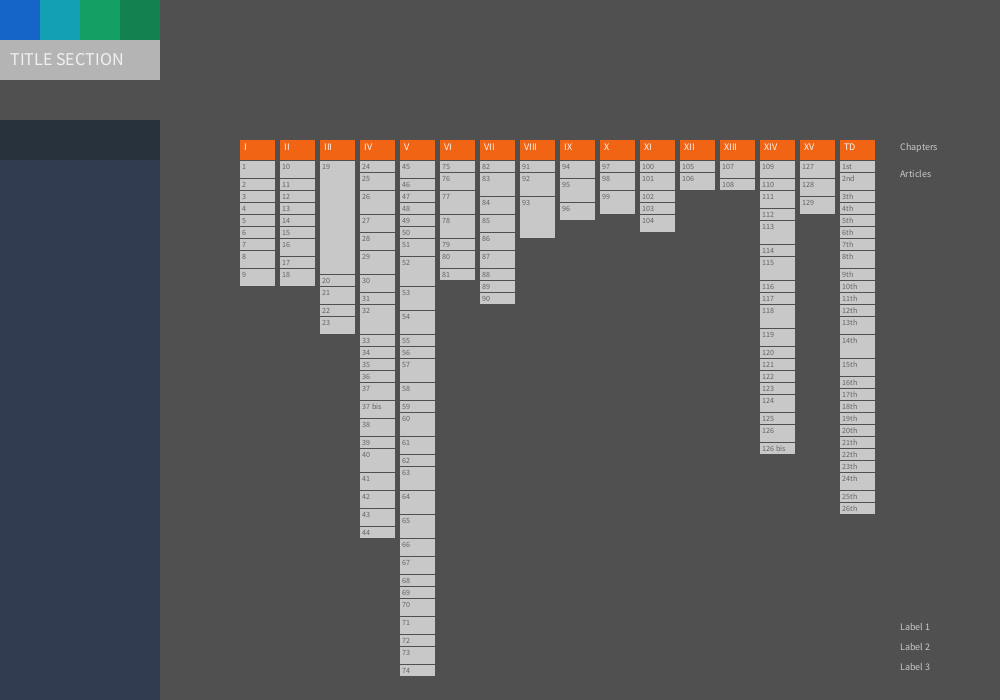
Frame 1 (no input)
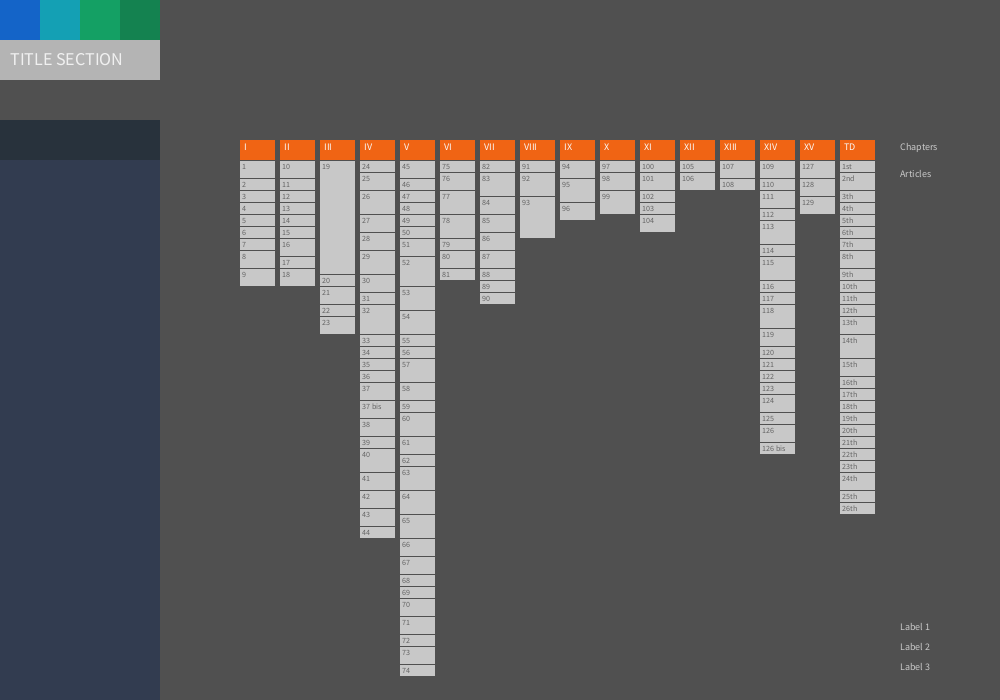
Frame 60 (the mouse pressed at the canvas centre just before this capture)
Frame 120 (the mouse held since frame 60 and released just before this capture): identical to frame 60, image omitted

The Processing sketch that drew these frames (run headless with seeded random() and noise(); from frame 60 on, the mouse is pressed at the canvas centre):

// Processing sketch: forLoopDistribution08
// ── forLoopDistribution08.pde
// Fixed: Roll overs articles,  
//PRESENT IN MAIN APP
float gridUnit = 20;
float visualX = 0;
float visualY = 0;//160
float visualW = 1020; 
float visualH = 700-gridUnit*2; 

float visualPosX = 240;
float visualPosY = 160;
float visualAreaW;//Width elements
float visualAreaH;//Height Elements

//TOPICS ELEMENTS - - - - - - - - - - - - - - - - - - - - - - - - - - - - - - - - 
//TOPICS - CHAPTERS & ARTICLES DATA
String[] chaptersNumber = {"I","II","III","IV","V","VI","VII","VIII","IX","X","XI","XII","XIII","XIV","XV","TD"}; 
String[] chaptersTitle = {"Bases of Institutionally","Nationality and Citizenship","Constitutional Rights and Duties","Government","National Congress","Judicial Power","Public Ministry","Constitutional Tribunal","Electoral Justice","Office of the Comptroller General of the Republic","Armed Forces, Forces of Order and Public Security","Council of National Security","Central Bank","Government & Interior Administration of the State","Reform of the Constitution","Transitory Provisions"}; 
int[] chapterStartAt = {1,10,19,24,46,76,83,92,95,98,101,106,108,110,129,132};
int[] articlesCategory = {3,1,2,1,2,2,2,3,3,3,2,2,2,2,1,3,2,3,19,2,3,2,3,2,3,4,3,3,4,3,1,6,2,2,2,1,3,3,3,1,4,3,3,3,2,3,1,1,2,2,1,3,6,5,5,2,1,4,3,2,4,3,1,5,4,4,3,3,2,2,3,3,1,3,2,2,3,4,5,2,3,2,2,4,3,3,3,3,2,2,1,1,4,9,3,4,3,1,3,4,2,3,1,2,3,2,3,3,1,3,2,3,2,4,2,4,2,1,4,3,2,2,2,2,3,1,3,2,3,3,3,1,3,1,2,1,1,1,3,2,1,1,1,3,4,3,1,1,1,1,1,1,1,2,3,1,2};
int[] articlesIdNumber = { 1, 2, 3, 4, 5, 6, 7, 8, 9,10,11,12,13,14,15,16,17,18,19,20,21,22,23,24,25,26,27,28,29,30,31,32,33,34,35,36,37,38,39,40,41,42,43,44,45,46,47,48,49,50,51,52,53,54,55,56,57,58,59,60,61,62,63,64,65,66,67,68,69,70,71,72,73,74,75,76,77,78,79,80,81,82,83,84,85,86,87,88,89,90,91,92,93,94,95,96,97,98,99,100,101,102,103,104,105,106,107,108,109,110,111,112,113,114,115,116,117,118,119,120,121,122,123,124,125,126,127,128,129,130,131,132,133,134,135,136,137,138,139,140,141,142,143,144,145,146,147,148,149,150,151,152,153,154,155,156,157};
String[] articlesTitNumber = { 
  "1","2","3","4","5","6","7","8","9","10","11","12","13","14","15","16","17","18","19","20","21","22","23","24","25","26","27","28","29","30","31","32","33","34","35","36","37","37 bis","38","39","40","41","42","43","44","45",
  "46","47","48","49","50","51","52","53","54","55","56","57","58","59","60","61","62","63","64","65","66","67","68","69","70","71","72","73","74","75","76","77","78","79","80","81","82","83","84","85","86","87","88","89","90","91","92","93","94","95","96","97",
  "98","99","100","101","102","103","104","105","106","107","108","109","110","111","112","113","114","115","116","117","118","119","120","121","122","123","124","125","126","126 bis","127","128","129",
  "1st","2nd","3th","4th","5th","6th","7th","8th","9th","10th","11th","12th","13th","14th","15th","16th","17th","18th","19th","20th","21th","22th","23th","24th","25th","26th"
/*"FIRST","SECOND","THIRTH","FOURTH","FIFTH","SIXTH","SEVENTH","EIGHT","NINTH","TENTH","ELEVENTH","TWELFTH","THIRTEENTH","FOURTEENTH","FIFTEENTH","SIXTEENTH","SEVENTEENTH","EIGHTEENTH","NINETEENTH","TWENTY","TWENTY FIRST","TWENTY SECOND","TWENTY THIRTH","TWENTY FOURTH","TWENTY FIFTH","TWENTY SIXTH"*/
};
int[] articlesWordLength = {163,18,59,5,94,67,87,181,194,144,90,74,85,70,28,118,93,153,4209,84,219,82,104,84,140,287,152,178,326,162,34,818,84,61,61,26,104,111,103,49,252,173,171,210,93,105,49,37,61,80,38,238,790,547,569,79,47,279,154,81,469,178,31,532,267,449,104,234,93,68,175,196,24,131,76,77,197,257,575,68,217,64,64,277,127,163,180,136,62,97,21,23,435,1633,186,262,217,37,183,280,64,137,34,71,134,81,126,117,31,125,75,118,63,378,63,341,83,25,378,164,82,59,96,77,231,21,147,84,130,230,231,33,200,46,59,45,36,35,104,53,43,45,23,114,364,151,28,32,20,48,41,32,50,54,167,32,80};
int numberOfArticles = articlesIdNumber.length;
int[] articlesPosX = new int[articlesIdNumber.length];
int[] articlesPosY = new int[articlesIdNumber.length];
int[] articlesH   = new int[articlesIdNumber.length];

//Articles Boxes Values
float[] bH = new float[numberOfArticles];//stores articles box height values
float[] posY = new float[numberOfArticles+1];//initial articles box Y values of check ducplicated w articlesPosY[i]???
int articleBoxW = 40;//Articles box width, 35-45 optimal
int articleBoxHintial = 12;//Articles box height, 10-14 optimal
int countToRight = 0;//Counts initial chapter to mve right
float sep = 1.0;//separator among articles and chapters
//Boxes Chapters
float boxChapterH = gridUnit;
float boxChapterW = articleBoxW;
float boxChapterX;
float boxChapterY;




void setup() {// - - - - - - - - - - - - - - - - - - - - - - - - - - - - 
  size(1000, 700);background(80);
  noStroke();
  smooth();
//PRESENT IN MAIN APP  
//  visualAreaW = visualW - gridUnit*2;//Width elements
//  visualAreaH = visualH - gridUnit*9;//Height Elements
  checkCategory();//BEfore in draw...

}//CLOSE SETUP - - - - - - - - - - - - - - - - - - - - - - - - - - - - 





void draw(){// - - - - - - - - - - - - - - - - - - - - - - - - - - - - 
  background(80);
  guiSimulation();
//PANEL VISUALIZATION ELEMENTS
  visualizationLabels( gridUnit*45, 150 );
  chaptersTopDisplay();
  articlesDisplayBoxes();

}//CLOSE DRAW - - - - - - - - - - - - - - - - - - - - - - - - - - - - 







void  checkCategory() {
//1- CHECK CATEGORY HEIGHT OR WIDTHS - - - - - - - - - - - - - - - - - - - - - - - - - - - - 
//  posY[0] = 0;//starting at...
  for(int i=0; i<articlesCategory.length; i++){
    fill(200);
    if(articlesCategory[i]==1){ bH[i]  = articleBoxHintial*1.0; }//category 1 & 2 the same
    if(articlesCategory[i]==2){ bH[i]  = articleBoxHintial*1.0; }
    if(articlesCategory[i]==3){ bH[i]  = articleBoxHintial*1.5; }
    if(articlesCategory[i]==4){ bH[i]  = articleBoxHintial*2.0; }//4 & 5 equals
    if(articlesCategory[i]==5){ bH[i]  = articleBoxHintial*2.0; }
    if(articlesCategory[i]==6){ bH[i]  = articleBoxHintial*2.5; }
    if(articlesCategory[i]==7){ bH[i]  = articleBoxHintial*3.0; }// from here 1 point less
    if(articlesCategory[i]==8){ bH[i]  = articleBoxHintial*3.0; }
    if(articlesCategory[i]==9){ bH[i]  = articleBoxHintial*3.5; }
    if(articlesCategory[i]==10){ bH[i] = articleBoxHintial*4.0; }
    if(articlesCategory[i]==11){ bH[i] = articleBoxHintial*4.5; }
    if(articlesCategory[i]==12){ bH[i] = articleBoxHintial*6.0; }
    if(articlesCategory[i]==13){ bH[i] = articleBoxHintial*6.5; }
    if(articlesCategory[i]==14){ bH[i] = articleBoxHintial*7.0; }
    if(articlesCategory[i]==15){ bH[i] = articleBoxHintial*7.5; }
    if(articlesCategory[i]==16){ bH[i] = articleBoxHintial*8.0; }
    if(articlesCategory[i]==17){ bH[i] = articleBoxHintial*8.5; }
    if(articlesCategory[i]==18){ bH[i] = articleBoxHintial*9.0; }
    if(articlesCategory[i]==19){ bH[i] = articleBoxHintial*9.5; }
  }
}//CLOSE 1- CHECK CATEGORY HEIGHT OR WIDTHS - - - - - - - - - - - - - - - - - - - - - - - - - - - - 



//2- DISPLAY CHAPTERS TOP - - - - - - - - - - - - - - - - - - - - - - - - - - - - 
void chaptersTopDisplay(){
  for (int i=0; i<chaptersNumber.length; i++) {
      boxChapterX = visualPosX + boxChapterW*i;
      boxChapterY = visualPosY - boxChapterH;
      
      fill(240, 100, 20);
      rect(boxChapterX, boxChapterY, boxChapterW-sep*5, boxChapterH);//boxes each section, negative value to show at -height
      fill(250);textAlign(LEFT);textSize(10);
      text(chaptersNumber[i], 4+visualPosX+articleBoxW*i, boxChapterY+10);//boxes each article
      //BOXES ARTICLES
      if (i == 15) {//select first columt to color
        fill(150, 200, 250);
      }else {
        fill(200, 240, 240);
      }
    //BOX VIS ARTICLE TOP ROLLOVER
    if (  (mouseX>boxChapterX && mouseX<boxChapterX+articleBoxW-sep*5)  &&  (mouseY>boxChapterY && mouseY<boxChapterY+boxChapterH)  ) {
      chapterDetailsOverVisualization( mouseX, visualPosY, chaptersTitle[i], "Topic 1, Topic 2, Topic 3, Topic 4, Topic 5, Topic 6" );
    }
  }//close for
}//2- BOXES CHAPTERS TOP - - - - - - - - - - - - - - - - - - - - - - - - - - - - 


//3- DETAILS OVER CHAPTERS on chaptersTopDisplay() - - - - - - - - - - - - - - - - - - - - - - - - - - - - 
void chapterDetailsOverVisualization( float _newPosBoxX, float _newPosBoxY, String _chapterTitle, String _chapterDescription ) {  
  int boxW = 320;
  int boxH = 70;
  int boxPosX = -boxW/2;
  int dis = 4;
  noStroke();
  pushMatrix();
    translate(_newPosBoxX, visualPosY-90);    //CHECK IF IS BEYOND WIDTH
    //TRIANGLE BELOW GRIS
    fill(50, 150); //COLOR BG colorTop[13]-200 
    triangle(-10+dis, dis+boxH-10, 10+dis, dis+boxH-10, 0+dis, dis+boxH);
    rect(boxPosX+dis, -10+dis, boxW, boxH);
    //BOX AND TRIANGE OVER
    fill(250, 150, 50); //COLOR TEXT 
    triangle(-10, boxH-10, 10, boxH-10, 0, boxH);
    fill(250, 150, 50); //COLOR TEXT 
    rect(boxPosX, -10, boxW, boxH);
      fill(240, 130, 30); //COLOR TEXT 
      rect(boxPosX, -10, boxW, 27);
    //TEXT
    fill(50);
    textSize(12);
    textAlign(CENTER);textLeading(14);
    text(_chapterTitle, boxPosX+5, -4, boxW-10, boxH-15 );//TEXT TITLE
    textSize(10);
    text(_chapterDescription, boxPosX+10, 20, boxW-20, boxH );//Text description
  popMatrix();
}//3- CLOSE OVER VISUALIZATIONS CHAPTER TOP - - - - - - - - - - - - - - - - - - - - - - - - - - - - 





//4- DISPLAY ARTICLES  - - - - - - - - - - - - - - - - - - - - - - - - - - - - 
void articlesDisplayBoxes(){
  //  posY[0] = 0;//starting at...
  
  //1- ASSIGN VALUES
  for(int i=0; i<articlesCategory.length; i++){
    fill(200);
    //CHECK THE STARTING ARTICE NUMBER TO ASIGN NEW X POS TO THE RIGHT
    for(int j=0; j<chapterStartAt.length; j++){
      if(articlesIdNumber[i] == chapterStartAt[j]){
        posY[i] = 0;
        posY[i+1] = posY[i]+bH[i];  
        if(chapterStartAt[j]>0){ 
           countToRight = j;//to avoid to move animated to the left...  
        } //to aoid to move one more W at start 
      }else {
        posY[i+1] = posY[i]+bH[i];  
      }//close if 
    }//CLOSE FOR 2
    //STORE NEW POSITIONS
//    newPosX = visualPosX + articleBoxW*countToRight;
//    newPosY = visualPosY + posY[i] + sep;
//    articlesPosX[i] = int(newPosX) ;
//    articlesPosY[i] = int(newPosY) ;
    articlesPosX[i] = int(visualPosX + articleBoxW*countToRight);
    articlesPosY[i] = int(visualPosY + posY[i] + sep);
        
    //DRAW BOXES
    //    rect( newPosX ,articlesPosY[i] ,articleBoxW-sep*5, bH[i]-sep );
    rect( articlesPosX[i] ,articlesPosY[i] ,articleBoxW-sep*5, bH[i]-sep );
    //DRAW TEXT
    textSize(8);textAlign(LEFT);fill(100);
    text(articlesTitNumber[i], 2+articlesPosX[i], articlesPosY[i]+8);
  }//CLOSE FOR 1- ASSIGN VALUES

 //SHOW DETAILS ON ROLLOVERS
   for(int i=0; i<articlesCategory.length; i++){
     if (  (mouseX>articlesPosX[i] && mouseX<articlesPosX[i]+articleBoxW-sep*5)  &&  (mouseY>articlesPosY[i] && mouseY<articlesPosY[i]+bH[i]-sep)  ) {
        articleDetailsOverVisualization( mouseX, mouseY, articlesTitNumber[i], articlesWordLength[i], "XXXXARTICLES Topic 1, Topic 2, Topic 3, Topic 4, Topic 5, Topic 6" );
     } 
   } //CLOSE SHOW DETAILS ON ROLLOVERS

}//4- CLOSE DISPLAY CHAPTER BOXES - - - - - - - - - - - - - - - - - - - - - - - - - - - - 



//5- DETAILS OVER ARTICLES BELLOW - on articlesDisplayBoxes()- - - - - - - - - - - - - - - 
void articleDetailsOverVisualization( float _newPosBoxX, float _newPosBoxY, String _articleNumberText, int _articleWordsNum, String _articleTopics ) {  
  int boxW = 175;
  int boxH = 125;
  int boxPosX = 0;
  int moveX = -120;
  int dis = 2;
  noStroke();
  pushMatrix();
    //CHECK IF IS BEYOND WIDTH
    if (mouseX > width-boxW) {
      boxPosX = boxPosX+ moveX;
    } else {
      boxPosX = 0;
    } 
    translate(_newPosBoxX-15, _newPosBoxY-boxH-15);
    //TRIANGLE BELOW
    fill(50, 150); //COLOR BG colorTop[13]-200 
    triangle(10+dis, boxH+dis, 20+dis, boxH+dis, 15+dis, boxH+dis+10);
    //CAJA Y TRIANG DEBAJO
    fill(20, 150); //COLOR BG colorTop[13]-200 
    rect(boxPosX+dis, 0+dis, boxW+dis, boxH+dis);
    //BOX AND TRIANGE OVER
    fill(150, 220, 250); //COLOR TEXT 
    triangle(10, boxH, 20, boxH, 15, boxH+10);
    rect(boxPosX, 0, boxW, boxH);
      fill(100, 200, 210); //COLOR TEXT 
      rect(boxPosX, 0, boxW, 30);
    //TEXT
    fill(50);
    textSize(14);
    textAlign(LEFT);
    text("Article nº "+_articleNumberText, boxPosX+8, 6, boxW-15, boxH-12 );
    textSize(10);
    text("Words: "+_articleWordsNum, boxPosX+8, 35, boxW-15, boxH-1 );
    text("Topics: "+_articleTopics, boxPosX+8, 55, boxW-15, boxH-15 );
    text("CLICK TO VIEW", boxPosX+8, 105, boxW-15, boxH-15 );
  popMatrix();
}//5- CLOSE DETAILS OVER ARTICLES BELLOW - on articlesDisplayBoxes() - - - - - - - - - - - - - - -  







//6- LABELS VISUALIZATIONS - - - - - - - - - - - - - - - - - - - - - - - - - - - - 
void visualizationLabels(float _x, float _y){
  float posX = _x;
  float posY = _y;
  fill(200);
  textSize(10);
  textAlign(LEFT);
  //TITLES
  text("Chapters", posX, posY);
  text("Articles", posX, posY+27);
  text("Label 1", posX, posY+480);
  text("Label 2", posX, posY+500);  
  text("Label 3", posX, posY+520);  
  fill(255, 0, 0);
//  rect(posX-10, posY-10, 1, 18);
//  fill(200);
//  rect(posX-10, posY+11, 1, 520);
} 
//5- END LABELS VISUALIZATIONS - - - - - - - - - - - - - - - - - - - - - - - - - - - - 






//X- GUI SIMULATION- - - - - - - - - - - - - - - - - - - - - - - - - - - - 
void guiSimulation(){
int sz = 40;
fill(20, 100, 200); rect(0, 0, sz, sz);
fill(20, 160, 180); rect(sz, 0, sz, sz);
fill(20, 160, 100); rect(sz*2, 0, sz, sz); textSize(18);
fill(20, 130, 80); rect(sz*3, 0, sz, sz);

fill(180); rect(0, sz, sz*4, sz);
fill(240); textAlign(LEFT); text("TITLE SECTION", 10, sz+25);

fill(40, 50, 60); rect(0, sz*3, sz*4, sz);
fill(50, 60, 80); rect(0, sz*4, sz*4, sz*20);//boc topics
}//CLOSE X- GUI SIMULATION- - - - - - - - - - - - - - - - - - - - - - - - - - - - 
